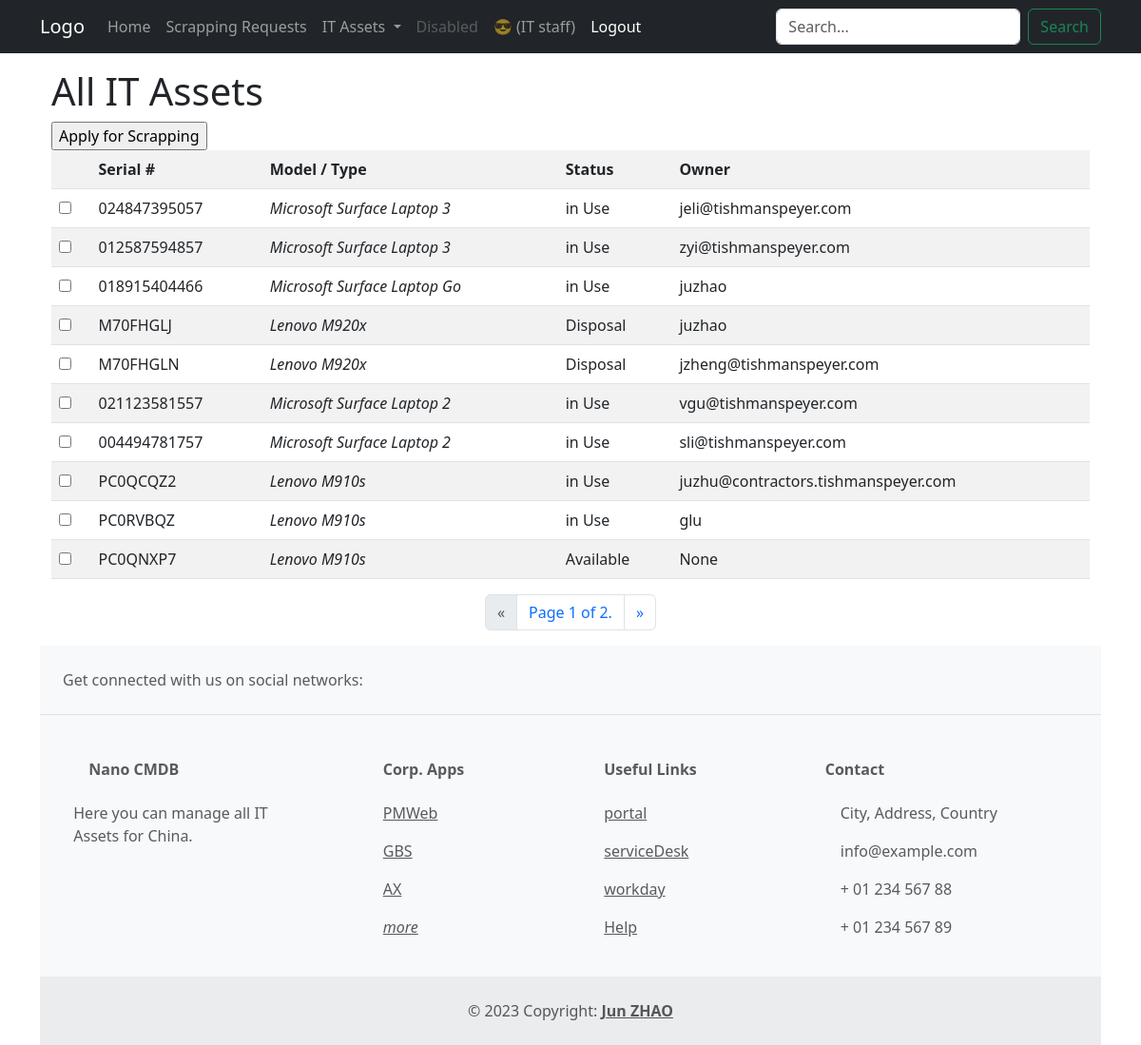
Before: /nanoassets/instances/ (signed in) with the older database file.
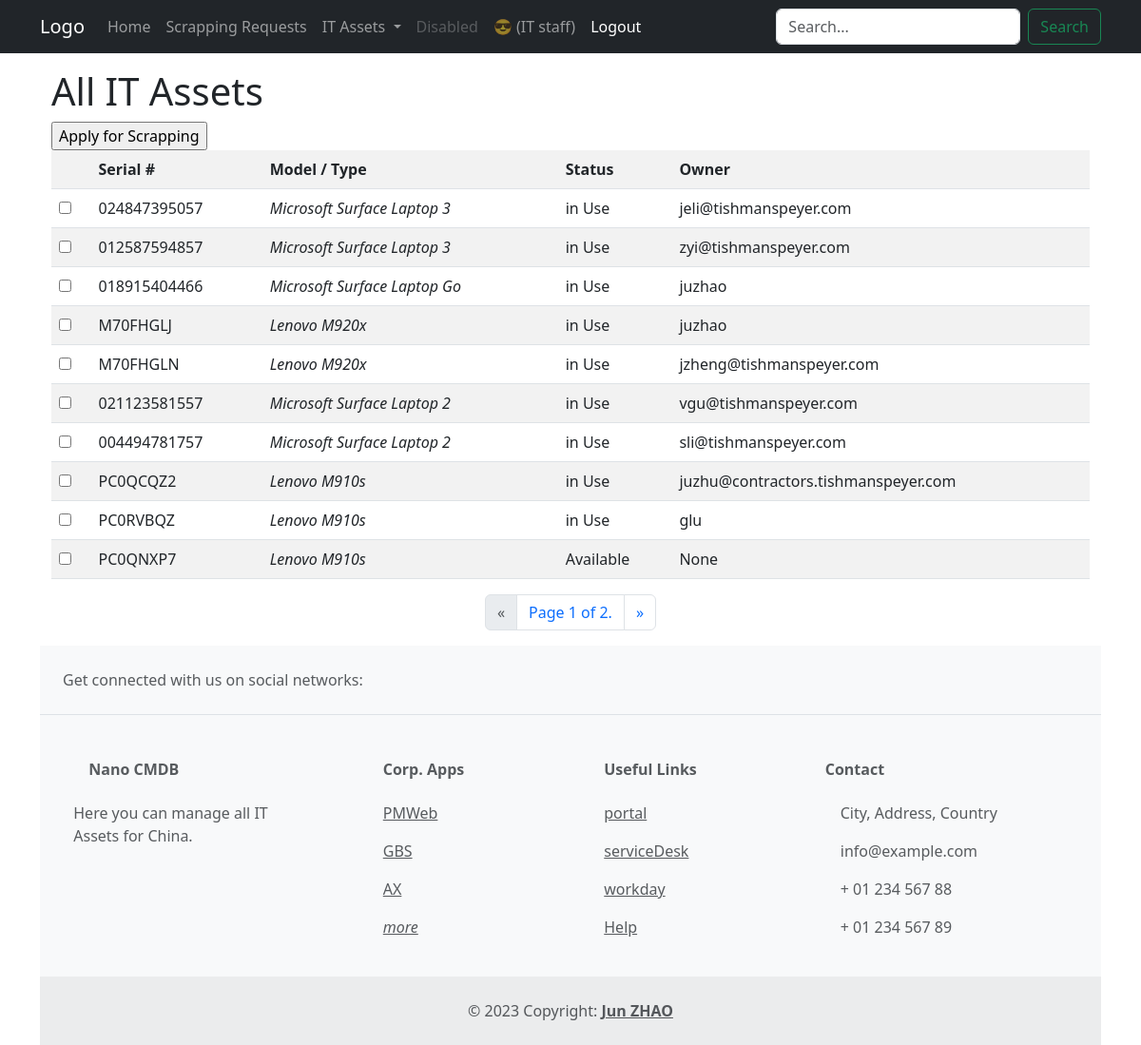
After: the same page with the newer database file.
### nanoassets/models.py (models this page shows, shortened)
class Instance(models.Model):
    serial_number = models.CharField(
        primary_key=True, max_length=20, help_text='enter serial #')
    model_type = models.ForeignKey("nanoassets.ModelType", verbose_name=_(
        "Model / Type"), on_delete=models.SET_NULL, null=True, blank=True)
    owner = models.ForeignKey(User, verbose_name=_(
        "Owner"), on_delete=models.SET_NULL, null=True, blank=True)
    INSTANCE_STATUS = (
        ('A', 'Available'),
        ('U', 'in Use'),
        ('R', 'in Repair'),
        ('S', 'Scrapped')
    )
    status = models.CharField(max_length=15, choices=INSTANCE_STATUS,
                              default='Available', help_text='Asset availability')
    eol_date = models.DateField(null=True, blank=True)
    scrap_request = models.ForeignKey("nanoassets.ScrapRequest", verbose_name=_(
        "Scrap Request"), on_delete=models.SET_NULL, null=True, blank=True)
    class Meta:
        ordering = ['model_type', 'eol_date',]

class ModelType(models.Model):
    name = models.CharField(max_length=20)
    manufacturer = models.ForeignKey(
        "Manufacturer", on_delete=models.SET_NULL, blank=True, null=True)
    def __str__(self):
        return '%s %s' % (self.manufacturer, self.name)

class Manufacturer(models.Model):
    name = models.CharField(max_length=20)
    def __str__(self):
        return self.name

### nanoassets/views.py (the view)
# urls.py: path('instances/', views.InstanceListView.as_view(), name='instance-list'),
class InstanceListView(LoginRequiredMixin, generic.ListView):
    model = Instance
    paginate_by = 10

### templatetags/auth_extras.py (called while the page is built)
@register.filter(name='has_group')
def has_group(user, group_name):
    try:
        group = Group.objects.get(name=group_name)
        return True if group in user.groups.all() else False
    except:
        return False

### nanoassets/templates/nanoassets/instance_list.html (shortened to what this page needs)
{% extends 'base.html' %}
{% block page_content %}
  <div class="container mt-3">
    <h1>All IT Assets</h1>
    {% if user|has_group:"IT China" %}
      {% if instance_list %}
        <form action="{% url 'instance-scrapping-request' %}" method="post">
          <input type="submit" value="Apply for Scrapping"/>
          <table class="table table-striped table-hover">
            <tr>
              <th></th>
              <th>Serial #</th>
              <th>Model / Type</th>
              <th>Status</th>
              <th>Owner</th>
            </tr>
            {% for instance in instance_list %}
              <tr>
                <td>
                  <input type="checkbox"
                         name="instance"
                         id="instance{{ forloop.counter }}"
                         value="{{ instance.pk }}"/>
                </td>
                <td>
                  <label for="instance{{ forloop.counter }}">{{ instance.serial_number }}</label>
                </td>
                <td>
                  <em>{{ instance.model_type }}</em>
                </td>
                <td>
                  {{ instance.get_status_display }}
                </td>
                <td>{{ instance.owner }}</td>
              </tr>
            {% endfor %}
          </table>
        </form>
      {% endif %}
    {% else %}
      <p>You're not IT China staff.</p>
    {% endif %}
  </div>
{% endblock page_content %}

Changed rows visible on the page:
changed Instance "M70FHGLJ": status "Disposal" → "in Use"
changed Instance "M70FHGLN": status "Disposal" → "in Use"
